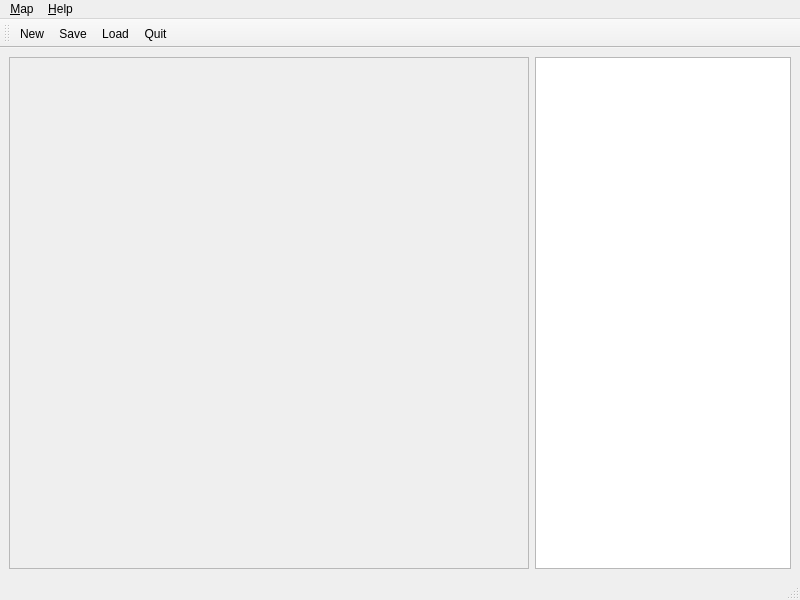
<?xml version="1.0" encoding="UTF-8"?>
<ui version="4.0">
 <class>MainWindow</class>
 <widget class="QMainWindow" name="MainWindow">
  <property name="geometry">
   <rect>
    <x>0</x>
    <y>0</y>
    <width>800</width>
    <height>600</height>
   </rect>
  </property>
  <property name="windowTitle">
   <string>Bludiste</string>
  </property>
  <widget class="QWidget" name="centralwidget">
   <layout class="QHBoxLayout" name="horizontalLayout">
    <item>
     <widget class="QScrollArea" name="scrollArea">
      <property name="widgetResizable">
       <bool>true</bool>
      </property>
      <widget class="QWidget" name="scrollAreaWidgetContents">
       <property name="geometry">
        <rect>
         <x>0</x>
         <y>0</y>
         <width>518</width>
         <height>504</height>
        </rect>
       </property>
      </widget>
     </widget>
    </item>
    <item>
     <widget class="QListWidget" name="palette">
      <property name="sizePolicy">
       <sizepolicy hsizetype="Preferred" vsizetype="Expanding">
        <horstretch>0</horstretch>
        <verstretch>0</verstretch>
       </sizepolicy>
      </property>
     </widget>
    </item>
   </layout>
  </widget>
  <widget class="QMenuBar" name="menubar">
   <property name="geometry">
    <rect>
     <x>0</x>
     <y>0</y>
     <width>800</width>
     <height>25</height>
    </rect>
   </property>
   <widget class="QMenu" name="menuMap">
    <property name="title">
     <string>&amp;Map</string>
    </property>
    <addaction name="actionNew"/>
    <addaction name="actionSave"/>
    <addaction name="actionLoad"/>
    <addaction name="actionQuit"/>
   </widget>
   <widget class="QMenu" name="menuAbout">
    <property name="title">
     <string>&amp;Help</string>
    </property>
    <addaction name="actionAbout"/>
   </widget>
   <addaction name="menuMap"/>
   <addaction name="menuAbout"/>
  </widget>
  <widget class="QStatusBar" name="statusbar"/>
  <widget class="QToolBar" name="toolBar">
   <property name="windowTitle">
    <string>toolBar</string>
   </property>
   <attribute name="toolBarArea">
    <enum>TopToolBarArea</enum>
   </attribute>
   <attribute name="toolBarBreak">
    <bool>false</bool>
   </attribute>
   <addaction name="actionNew"/>
   <addaction name="actionSave"/>
   <addaction name="actionLoad"/>
   <addaction name="actionQuit"/>
  </widget>
  <action name="actionNew">
   <property name="text">
    <string>&amp;New</string>
   </property>
  </action>
  <action name="actionQuit">
   <property name="enabled">
    <bool>true</bool>
   </property>
   <property name="text">
    <string>&amp;Quit</string>
   </property>
  </action>
  <action name="actionSave">
   <property name="text">
    <string>Save</string>
   </property>
  </action>
  <action name="actionLoad">
   <property name="text">
    <string>Load</string>
   </property>
  </action>
  <action name="actionAbout">
   <property name="text">
    <string>About</string>
   </property>
  </action>
 </widget>
 <resources/>
 <connections>
  <connection>
   <sender>actionQuit</sender>
   <signal>triggered()</signal>
   <receiver>MainWindow</receiver>
   <slot>close()</slot>
   <hints>
    <hint type="sourcelabel">
     <x>-1</x>
     <y>-1</y>
    </hint>
    <hint type="destinationlabel">
     <x>399</x>
     <y>299</y>
    </hint>
   </hints>
  </connection>
 </connections>
</ui>
